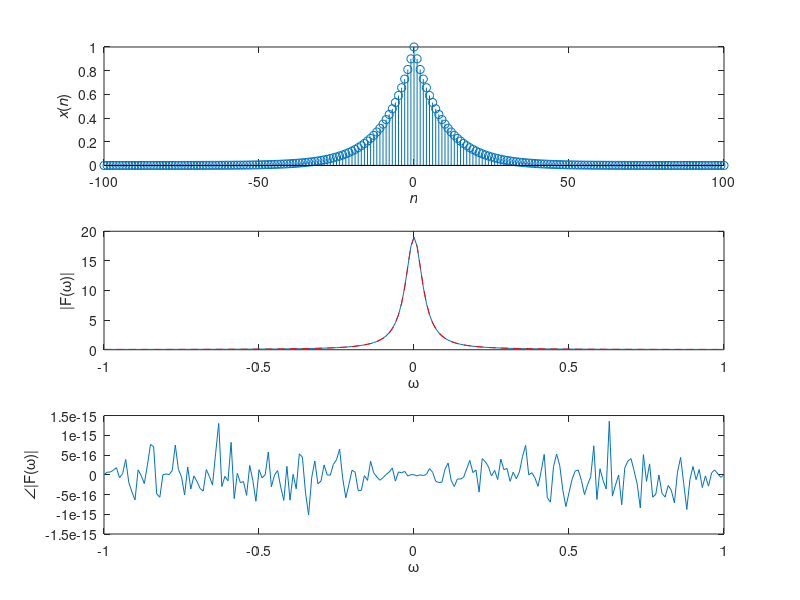

This chart was generated by the following MATLAB code:
clc
clear all
a=0.9;
n=-100:1:100;
omega_x=-1*pi:0.01*pi:1*pi;

for ii=1:length(n)
    if(n(ii)<0)
        x_n(ii)=a^(-n(ii));
    else
        x_n(ii)=a^n(ii);
    end
end

subplot(3,1,1),stem(n, x_n)
xlabel('\it{n}')
ylabel('{\itx}({\itn})')

for jj=1:length(omega_x)
    for ii=1:length(n)
        expo_x(jj,ii)=exp(-1j*omega_x(jj)*n(ii));
    end
    F_omega(1,jj)=sum(x_n.*expo_x(jj,:));
end

angle_F_omega=atan(imag(F_omega)./real(F_omega));

for ii=1:length(omega_x)
    F_omega_theo_mag(ii)=(1-a^-2)/(1-2*(a^(-1))*cos(omega_x(ii))+(a^(-2)));
end
subplot(3,1,2),plot(omega_x/pi, abs(F_omega),omega_x/pi, abs(F_omega_theo_mag), '--r' )
xlabel('\omega')
ylabel('|F(\omega)|')
subplot(3,1,3),plot(omega_x/pi,angle_F_omega)
xlabel('\omega')
ylabel('\angle|F(\omega)|')


function [F_omega] = dtft(x_n)
% Calculate DTFT of input signal x_n using nested loop and manual summation formula

% Define frequency range
omega_x = linspace(-pi, pi, 1024);

% Initialize output array
F_omega = zeros(1, length(omega_x));

% Calculate DTFT using nested loop and manual summation formula
for jj=1:length(omega_x)
    F_omega(jj) = 0;
    for ii=1:length(x_n)
        F_omega(jj) = F_omega(jj) + x_n(ii) * exp(-1j*omega_x(jj)*(ii-1));
    end
end

end




        
